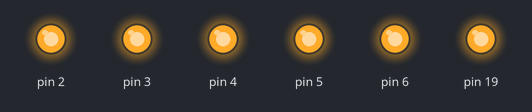
Bench run of a sketch on a simulated Arduino Uno, built with avr-gcc and run on an emulated ATmega328P. On the bench: output pins drawn as LEDs (lit = HIGH).

Above: at 0.15 s.
At 2.25 s:
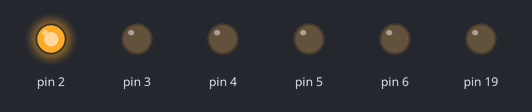
Timing chart, 0 to 3.0 s (numbered marks = the images above):
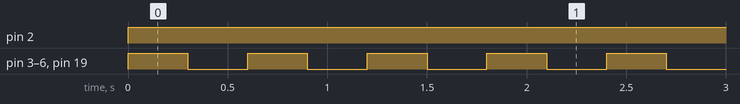

The sketch:

Example2.ino
```cpp
#include "TeensyFeterControl.h"

TeensyFeterControl tFets;

void setup()
{
    tFets.begin();
}

void loop()
{
    tFets.outputOn(0);
    for (int pinIdx = 1; pinIdx < TeensyFeterControl::NUM_OUTPUTS; pinIdx++)
    {
        tFets.outputToggle(pinIdx);
    }
    delay(300);
}
```

TeensyFeterControl.cpp
```cpp
#include "Arduino.h"
#include "TeensyFeterControl.h"

const int PIN_NUMBERS[]
{
    2,
    3,
    4,
    5,
    6,
    23,
    22,
    21,
    20,
    19,
};

TeensyFeterControl::TeensyFeterControl()
{
    begin();
}

void TeensyFeterControl::begin()
{
    // Configure all outputs and turn them off
    for (int pinIdx = 0; pinIdx < NUM_OUTPUTS; pinIdx++)
    {
        pinMode(PIN_NUMBERS[pinIdx], OUTPUT);
        digitalWriteFast(PIN_NUMBERS[pinIdx], LOW);
    }
}

void TeensyFeterControl::allOn()
{
    for (int pinIdx = 1; pinIdx < NUM_OUTPUTS; pinIdx++)
    {
        this->outputOn(pinIdx);
    }
}

void TeensyFeterControl::allOff()
{
    for (int pinIdx = 1; pinIdx < NUM_OUTPUTS; pinIdx++)
    {
        this->outputOff(pinIdx);
    }
}

void TeensyFeterControl::allToggle()
{
    for (int pinIdx = 1; pinIdx < NUM_OUTPUTS; pinIdx++)
    {
        this->outputToggle(pinIdx);
    }
}

void TeensyFeterControl::outputOn(int pinIdx)
{
    digitalWriteFast(PIN_NUMBERS[pinIdx], HIGH);
}

void TeensyFeterControl::outputOff(int pinIdx)
{
    digitalWriteFast(PIN_NUMBERS[pinIdx], LOW);
}

void TeensyFeterControl::outputToggle(int pinIdx)
{
    int pinNum = PIN_NUMBERS[pinIdx];
    digitalWriteFast(pinNum, !digitalRead(pinNum));
}
```

TeensyFeterControl.h
```cpp
class TeensyFeterControl
{
public:
    TeensyFeterControl();

    static const int NUM_OUTPUTS = 10;

    void begin();

    void allOn();
    void allOff();
    void allToggle();

    void outputOn(int pinIdx);
    void outputOff(int pinIdx);
    void outputToggle(int pinIdx);
};
```

Measured:
- by itself, pin 2: LOW → HIGH at 0.00 s
- by itself, pin 3–6, pin 19: alternates HIGH for 0.30 s and LOW for 0.30 s
